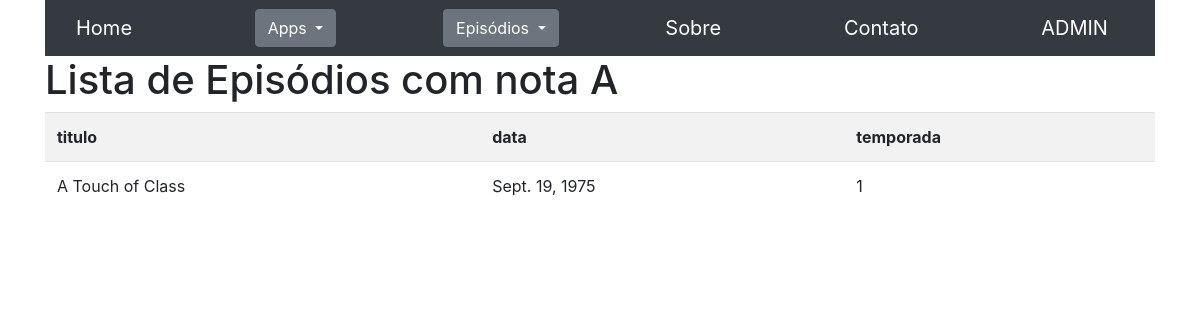
The app's page /seriados/episodios/nota/A/ with its own data.
### seriados/models.py (models this page shows, shortened)
class Episodio(models.Model):
    data = models.DateField(verbose_name="Data")
    titulo = models.CharField(max_length=200, verbose_name="Título")
    temporada = models.ForeignKey(Temporada, on_delete=models.CASCADE, verbose_name="Temporada")
    class Meta:
        verbose_name = "Episódio"
        verbose_name_plural = "Episódios"

class Temporada(models.Model):
    numero = models.IntegerField(verbose_name="Número")
    serie = models.ForeignKey(Serie, on_delete=models.CASCADE, verbose_name="Série")
    class Meta:
        verbose_name = "Temporada"
        verbose_name_plural = "Temporadas"

### seriados/views.py (the view)
# urls.py: path('episodios/nota/<str:nota>/', views.episodio_nota_list, name='episodio_nota_list'),
def episodio_nota_list(request, nota):
    search = request.GET.get('search', "")
    objects = Episodio.objects.filter(reviewepisodio__nota=nota if nota else search)
    context = {
        'objects': objects,
        'nota':nota,
        'detail_url': 'seriados:episodio_details',
    }
    return render(request, 'episodio/episodio_nota_list.html', context)

### seriados/templates/episodio/episodio_nota_list.html
{% extends "base.html" %}
{% block content %}
<h1>Lista de Episódios com nota {{ nota }}</h1>
<table class="table table-hover table-striped">
    <tr>
        <th>titulo</th>
        <th>data</th>
        <th>temporada</th>
    </tr>
{% for obj in objects %}
    <tr>
        <td>{{obj.titulo}}</td>
        <td>{{obj.data}}</td>
        <td>{{obj.temporada.numero}}</td>
    </tr>
{% endfor %}
</table>
{% endblock %}

### seriados/static/css/style.css (style rules this page uses)
html { height:100%; }
body { position:absolute; top:0; bottom:0; right:0; left:0; }

### records on screen
Episodio: titulo "A Touch of Class", data "Sept. 19, 1975", temporada.numero "1"

### other values on screen
{{ nota }} "A"
